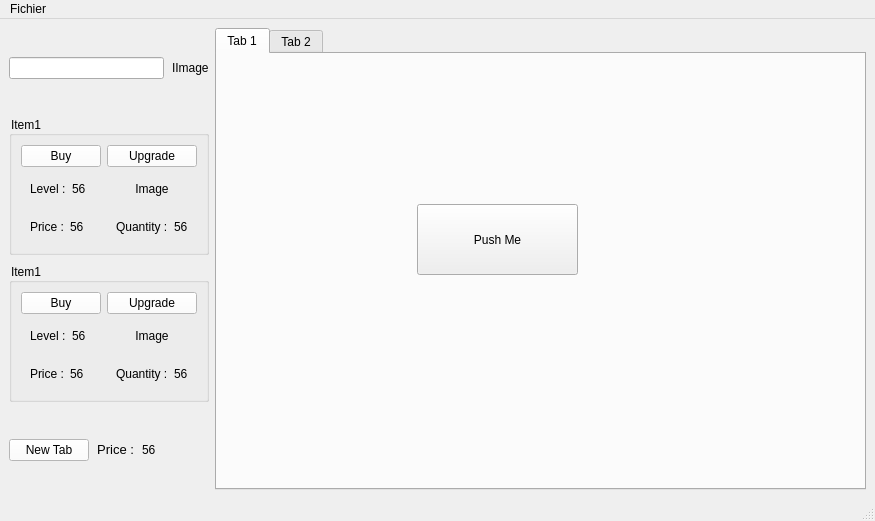
<?xml version="1.0" encoding="UTF-8"?>
<ui version="4.0">
 <class>MainWindow</class>
 <widget class="QMainWindow" name="MainWindow">
  <property name="enabled">
   <bool>true</bool>
  </property>
  <property name="geometry">
   <rect>
    <x>0</x>
    <y>0</y>
    <width>875</width>
    <height>521</height>
   </rect>
  </property>
  <property name="windowTitle">
   <string>CLiiCKER</string>
  </property>
  <property name="autoFillBackground">
   <bool>true</bool>
  </property>
  <widget class="QWidget" name="centralwidget">
   <layout class="QFormLayout" name="formLayout_2">
    <item row="0" column="0">
     <layout class="QVBoxLayout" name="verticalLayout_2">
      <property name="spacing">
       <number>8</number>
      </property>
      <property name="sizeConstraint">
       <enum>QLayout::SetDefaultConstraint</enum>
      </property>
      <item>
       <layout class="QHBoxLayout" name="horizontalLayout_8">
        <item>
         <widget class="QLineEdit" name="lineEdit">
          <property name="text">
           <string/>
          </property>
         </widget>
        </item>
        <item>
         <widget class="QLabel" name="label_4">
          <property name="text">
           <string>IImage</string>
          </property>
         </widget>
        </item>
       </layout>
      </item>
      <item>
       <widget class="QGroupBox" name="groupBox_2">
        <property name="styleSheet">
         <string notr="true">color: rgb(0, 0, 0);</string>
        </property>
        <property name="title">
         <string>Item1</string>
        </property>
        <layout class="QGridLayout" name="gridLayout_4">
         <item row="0" column="0">
          <layout class="QGridLayout" name="gridLayout_2">
           <item row="3" column="0">
            <widget class="QWidget" name="widget_5" native="true">
             <layout class="QHBoxLayout" name="horizontalLayout_5">
              <item>
               <widget class="QLabel" name="label_5">
                <property name="text">
                 <string>Price :</string>
                </property>
               </widget>
              </item>
              <item>
               <widget class="QLabel" name="number_8">
                <property name="text">
                 <string>56</string>
                </property>
               </widget>
              </item>
             </layout>
            </widget>
           </item>
           <item row="2" column="1">
            <widget class="QLabel" name="label_13">
             <property name="text">
              <string>Image</string>
             </property>
             <property name="alignment">
              <set>Qt::AlignCenter</set>
             </property>
            </widget>
           </item>
           <item row="1" column="0">
            <widget class="QPushButton" name="pushButton_5">
             <property name="styleSheet">
              <string notr="true">background-color: rgb(255, 255, 255);</string>
             </property>
             <property name="text">
              <string>Buy</string>
             </property>
            </widget>
           </item>
           <item row="2" column="0">
            <widget class="QWidget" name="widget_6" native="true">
             <layout class="QHBoxLayout" name="horizontalLayout_6">
              <item>
               <widget class="QLabel" name="label_14">
                <property name="text">
                 <string>Level :</string>
                </property>
               </widget>
              </item>
              <item>
               <widget class="QLabel" name="number_9">
                <property name="text">
                 <string>56</string>
                </property>
               </widget>
              </item>
             </layout>
            </widget>
           </item>
           <item row="1" column="1">
            <widget class="QPushButton" name="pushButton_4">
             <property name="styleSheet">
              <string notr="true">background-color: rgb(255, 255, 255);</string>
             </property>
             <property name="text">
              <string>Upgrade</string>
             </property>
            </widget>
           </item>
           <item row="3" column="1">
            <widget class="QWidget" name="widget_4" native="true">
             <layout class="QHBoxLayout" name="horizontalLayout_4">
              <item>
               <widget class="QLabel" name="label_12">
                <property name="text">
                 <string>Quantity :</string>
                </property>
               </widget>
              </item>
              <item>
               <widget class="QLabel" name="number_7">
                <property name="text">
                 <string>56</string>
                </property>
               </widget>
              </item>
             </layout>
            </widget>
           </item>
          </layout>
         </item>
        </layout>
       </widget>
      </item>
      <item>
       <widget class="QGroupBox" name="groupBox">
        <property name="styleSheet">
         <string notr="true">color: rgb(0, 0, 0);</string>
        </property>
        <property name="title">
         <string>Item1</string>
        </property>
        <layout class="QGridLayout" name="gridLayout_3">
         <item row="1" column="0">
          <layout class="QGridLayout" name="gridLayout">
           <item row="2" column="1">
            <widget class="QLabel" name="label_15">
             <property name="text">
              <string>Image</string>
             </property>
             <property name="alignment">
              <set>Qt::AlignCenter</set>
             </property>
            </widget>
           </item>
           <item row="2" column="0">
            <widget class="QWidget" name="widget_3" native="true">
             <layout class="QHBoxLayout" name="horizontalLayout_3">
              <item>
               <widget class="QLabel" name="label_10">
                <property name="text">
                 <string>Level :</string>
                </property>
               </widget>
              </item>
              <item>
               <widget class="QLabel" name="number_6">
                <property name="text">
                 <string>56</string>
                </property>
               </widget>
              </item>
             </layout>
            </widget>
           </item>
           <item row="1" column="1">
            <widget class="QPushButton" name="pushButton_3">
             <property name="styleSheet">
              <string notr="true">background-color: rgb(255, 255, 255);</string>
             </property>
             <property name="text">
              <string>Upgrade</string>
             </property>
            </widget>
           </item>
           <item row="3" column="1">
            <widget class="QWidget" name="widget_2" native="true">
             <layout class="QHBoxLayout" name="horizontalLayout_2">
              <item>
               <widget class="QLabel" name="label_9">
                <property name="text">
                 <string>Quantity :</string>
                </property>
               </widget>
              </item>
              <item>
               <widget class="QLabel" name="number_5">
                <property name="text">
                 <string>56</string>
                </property>
               </widget>
              </item>
             </layout>
            </widget>
           </item>
           <item row="1" column="0">
            <widget class="QPushButton" name="pushButton_2">
             <property name="styleSheet">
              <string notr="true">background-color: rgb(255, 255, 255);</string>
             </property>
             <property name="text">
              <string>Buy</string>
             </property>
            </widget>
           </item>
           <item row="3" column="0">
            <widget class="QWidget" name="widget" native="true">
             <layout class="QHBoxLayout" name="horizontalLayout">
              <item>
               <widget class="QLabel" name="label">
                <property name="text">
                 <string>Price :</string>
                </property>
               </widget>
              </item>
              <item>
               <widget class="QLabel" name="number">
                <property name="text">
                 <string>56</string>
                </property>
               </widget>
              </item>
             </layout>
            </widget>
           </item>
          </layout>
         </item>
        </layout>
       </widget>
      </item>
      <item>
       <layout class="QHBoxLayout" name="horizontalLayout_7">
        <item>
         <widget class="QPushButton" name="pushButton_6">
          <property name="styleSheet">
           <string notr="true">background-color: rgb(255, 255, 255);
color: rgb(0, 0, 0);</string>
          </property>
          <property name="text">
           <string>New Tab</string>
          </property>
         </widget>
        </item>
        <item>
         <widget class="QLabel" name="label_2">
          <property name="sizePolicy">
           <sizepolicy hsizetype="Maximum" vsizetype="Maximum">
            <horstretch>12</horstretch>
            <verstretch>13</verstretch>
           </sizepolicy>
          </property>
          <property name="sizeIncrement">
           <size>
            <width>0</width>
            <height>0</height>
           </size>
          </property>
          <property name="baseSize">
           <size>
            <width>0</width>
            <height>0</height>
           </size>
          </property>
          <property name="font">
           <font>
            <pointsize>10</pointsize>
           </font>
          </property>
          <property name="text">
           <string>Price :</string>
          </property>
          <property name="alignment">
           <set>Qt::AlignRight|Qt::AlignTrailing|Qt::AlignVCenter</set>
          </property>
         </widget>
        </item>
        <item>
         <widget class="QLabel" name="label_3">
          <property name="text">
           <string>56</string>
          </property>
         </widget>
        </item>
       </layout>
      </item>
     </layout>
    </item>
    <item row="0" column="1">
     <widget class="QTabWidget" name="tabWidget">
      <property name="currentIndex">
       <number>0</number>
      </property>
      <widget class="QWidget" name="tab">
       <attribute name="title">
        <string>Tab 1</string>
       </attribute>
       <widget class="QPushButton" name="pushButton">
        <property name="geometry">
         <rect>
          <x>200</x>
          <y>150</y>
          <width>161</width>
          <height>71</height>
         </rect>
        </property>
        <property name="text">
         <string>Push Me</string>
        </property>
       </widget>
      </widget>
      <widget class="QWidget" name="tab_2">
       <attribute name="title">
        <string>Tab 2</string>
       </attribute>
       <widget class="QPushButton" name="pushButton_7">
        <property name="geometry">
         <rect>
          <x>220</x>
          <y>160</y>
          <width>181</width>
          <height>111</height>
         </rect>
        </property>
        <property name="text">
         <string>Push Me</string>
        </property>
       </widget>
      </widget>
     </widget>
    </item>
   </layout>
  </widget>
  <widget class="QMenuBar" name="menubar">
   <property name="geometry">
    <rect>
     <x>0</x>
     <y>0</y>
     <width>875</width>
     <height>17</height>
    </rect>
   </property>
   <property name="nativeMenuBar">
    <bool>true</bool>
   </property>
   <widget class="QMenu" name="menuSave">
    <property name="title">
     <string>Fichier</string>
    </property>
    <addaction name="actionSave"/>
    <addaction name="actionOpen"/>
    <addaction name="actionCreate"/>
   </widget>
   <addaction name="menuSave"/>
  </widget>
  <widget class="QStatusBar" name="statusbar"/>
  <action name="actionSave">
   <property name="text">
    <string>Save</string>
   </property>
   <property name="shortcut">
    <string>Ctrl+S</string>
   </property>
  </action>
  <action name="actionOpen">
   <property name="text">
    <string>Open</string>
   </property>
  </action>
  <action name="actionCreate">
   <property name="text">
    <string>New game</string>
   </property>
  </action>
 </widget>
 <resources/>
 <connections/>
</ui>
